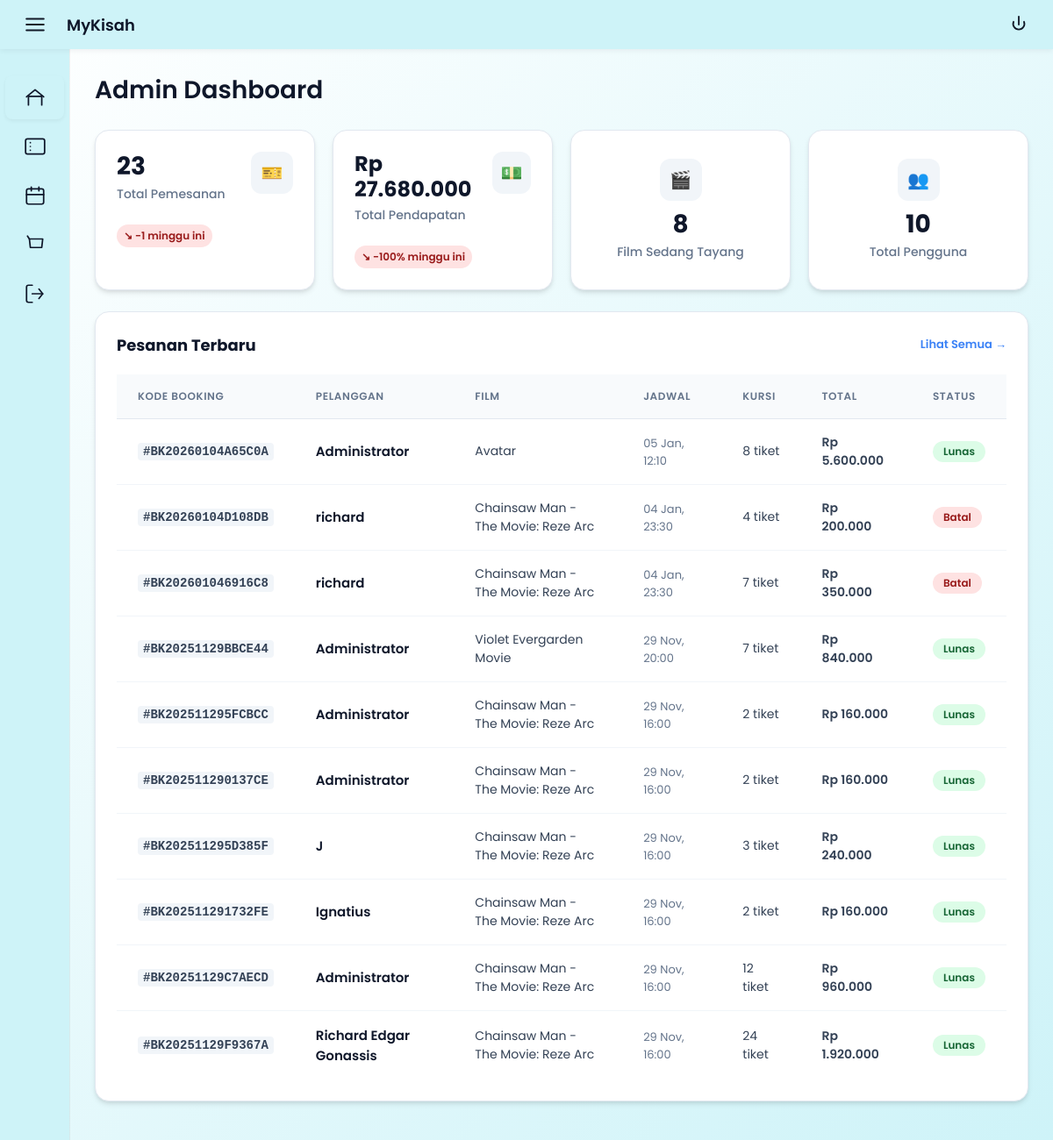
Screenshot of /MyKisah/admin/index.php (signed in) with the database file from the repository.
### tables this page shows
CREATE TABLE `bookings` (
  `booking_id` int NOT NULL,
  `user_id` int NOT NULL,
  `schedule_id` int NOT NULL,
  `booking_code` varchar(20) NOT NULL,
  `total_seats` int NOT NULL,
  `total_price` decimal(10,2) NOT NULL,
  `payment_method` enum('cash','credit_card','debit_card','e-wallet') NOT NULL,
  `payment_status` enum('pending','paid','cancelled') DEFAULT 'pending',
  `booking_date` timestamp NULL DEFAULT CURRENT_TIMESTAMP
);

CREATE TABLE `users` (
  `user_id` int NOT NULL,
  `username` varchar(50) NOT NULL,
  `email` varchar(100) NOT NULL,
  `password` varchar(255) NOT NULL,
  `full_name` varchar(100) NOT NULL,
  `phone` varchar(20) DEFAULT NULL,
  `role` enum('customer','admin') DEFAULT 'customer',
  `created_at` timestamp NULL DEFAULT CURRENT_TIMESTAMP,
  `updated_at` timestamp NULL DEFAULT CURRENT_TIMESTAMP ON UPDATE CURRENT_TIMESTAMP
);

CREATE TABLE `movies` (
  `movie_id` int NOT NULL,
  `title` varchar(200) NOT NULL,
  `description` text,
  `duration` int NOT NULL,
  `genre` varchar(100) DEFAULT NULL,
  `rating` varchar(10) DEFAULT NULL,
  `poster_url` varchar(255) DEFAULT NULL,
  `trailer_url` varchar(255) DEFAULT NULL,
  `release_date` date DEFAULT NULL,
  `status` enum('now_playing','coming_soon','archived') DEFAULT 'now_playing',
  `created_at` timestamp NULL DEFAULT CURRENT_TIMESTAMP,
  `updated_at` timestamp NULL DEFAULT CURRENT_TIMESTAMP ON UPDATE CURRENT_TIMESTAMP
);

CREATE TABLE `schedules` (
  `schedule_id` int NOT NULL,
  `movie_id` int NOT NULL,
  `hall_id` int NOT NULL,
  `show_date` date NOT NULL,
  `show_time` time NOT NULL,
  `price` decimal(10,2) NOT NULL,
  `available_seats` int NOT NULL,
  `status` enum('active','full','cancelled') DEFAULT 'active',
  `created_at` timestamp NULL DEFAULT CURRENT_TIMESTAMP
);

### MyKisah/includes/config.php (called while the page is built, shortened)
<?php
class Database {
    private $host = DB_HOST;
    private $user = DB_USER;
    private $pass = DB_PASS;
    private $dbname = DB_NAME;
    private $conn;
    private function connect() {
        $this->conn = null;
        try {
            $this->conn = new mysqli($this->host, $this->user, $this->pass, $this->dbname);
            $this->conn->set_charset("utf8mb4");
        } catch (Exception $e) {
            $this->error = $e->getMessage();
            die("Connection failed: " . $this->error);
        }
    }
    public function query($sql) {
        return $this->conn->query($sql);
    }
}
function formatPrice($price) {
    return "Rp " . number_format($price, 0, ',', '.');
}
$db = new Database();
?>

### MyKisah/admin/index.php (the view, shortened to what this page needs)
<?php
require_once '../includes/config.php';
function compute_growth_percent_display($current, $previous) {
    $current = (float)$current;
    $previous = (float)$previous;
    $diff = $current - $previous;
    $percent = ($diff / $previous) * 100;
    $sign = $percent >= 0 ? '+' : '';
    return [
        'text' => $sign . round($percent) . '%',
        'is_positive' => $percent >= 0
    ];
}
$booking_week_field = "YEARWEEK(booking_date, 1)";
$curr_bookings_sql = "
    SELECT COUNT(*) AS cnt, COALESCE(SUM(total_price), 0) AS revenue
    FROM bookings
    WHERE payment_status = 'paid' AND {$booking_week_field} = YEARWEEK(CURDATE(), 1)
";
$curr_booking_row = $db->query($curr_bookings_sql)->fetch_assoc();
$this_week_bookings = $curr_booking_row['cnt'] ?? 0;
$this_week_revenue = $curr_booking_row['revenue'] ?? 0.0;
$last_bookings_sql = "
    SELECT COUNT(*) AS cnt, COALESCE(SUM(total_price), 0) AS revenue
    FROM bookings
    WHERE payment_status = 'paid' AND {$booking_week_field} = (YEARWEEK(CURDATE(), 1) - 1)
";
$last_booking_row = $db->query($last_bookings_sql)->fetch_assoc();
$last_week_bookings = $last_booking_row['cnt'] ?? 0;
$last_week_revenue = $last_booking_row['revenue'] ?? 0.0;
$total_bookings_sql = "SELECT COUNT(*) as total FROM bookings WHERE payment_status = 'paid'";
$total_bookings = $db->query($total_bookings_sql)->fetch_assoc()['total'] ?? 0;
$total_revenue_sql = "SELECT COALESCE(SUM(total_price),0) as revenue FROM bookings WHERE payment_status = 'paid'";
$total_revenue = $db->query($total_revenue_sql)->fetch_assoc()['revenue'] ?? 0.0;
$total_movies_sql = "SELECT COUNT(*) as total FROM movies WHERE status = 'now_playing'";
$total_movies = $db->query($total_movies_sql)->fetch_assoc()['total'] ?? 0;
$total_users_sql = "SELECT COUNT(*) as total FROM users WHERE role = 'customer'";
$total_users = $db->query($total_users_sql)->fetch_assoc()['total'] ?? 0;
$growth_val = $this_week_bookings - $last_week_bookings;
$bookings_growth_text = ($growth_val >= 0 ? '+' : '') . $growth_val;
$bookings_growth_positive = $growth_val >= 0;
$revenue_growth_data = compute_growth_percent_display($this_week_revenue, $last_week_revenue);
$revenue_growth_text = is_array($revenue_growth_data) ? $revenue_growth_data['text'] : $revenue_growth_data;
$revenue_growth_positive = is_array($revenue_growth_data) ? $revenue_growth_data['is_positive'] : true;
$recent_bookings_sql = "SELECT b.*, m.title, u.full_name, s.show_date, s.show_time
    FROM bookings b
    INNER JOIN schedules s ON b.schedule_id = s.schedule_id
    INNER JOIN movies m ON s.movie_id = m.movie_id
    INNER JOIN users u ON b.user_id = u.user_id
    ORDER BY b.booking_date DESC
    LIMIT 10";
$recent_bookings = $db->query($recent_bookings_sql);
?>
<!DOCTYPE html>
<html lang="id">
<head>
</head>
<body>
  <div class="topbar" role="banner">
    <div id="hamburger" class="hamburger" aria-label="Toggle menu" title="Toggle menu">
      <svg width="26" height="26" viewBox="0 0 24 24" fill="none" xmlns="http://www.w3.org/2000/svg" aria-hidden="true">
        <path d="M3 6h18M3 12h18M3 18h18" stroke="#111827" stroke-width="2" stroke-linecap="round" stroke-linejoin="round"/>
      </svg>
    </div>
    <div class="brand" aria-label="Site name">
      <div style="display:flex;flex-direction:column;">
        <div>MyKisah</div>
      </div>
    </div>
    <div class="top-actions" role="region" aria-label="Top actions">
      <button class="logout-btn" onclick="window.location.href='../logout.php'" title="Logout (sign out)" aria-label="Logout">
      </button>
    </div>
  </div>
  <div class="layout" role="application">
    <aside id="sidebar" class="sidebar" aria-label="Main menu">
      <nav class="menu" role="navigation" aria-label="Sidebar">
        <a class="menu-item active" href="index.php">
          <svg viewBox="0 0 24 24" fill="none" xmlns="http://www.w3.org/2000/svg"><path d="M3 11.5L12 4l9 7.5" stroke="#0f172a" stroke-width="1.6" stroke-linecap="round" stroke-linejoin="round"/><path d="M5 20V11h14v9" stroke="#0f172a" stroke-width="1.6" stroke-linecap="round" stroke-linejoin="round"/></svg>
        </a>
        <a class="menu-item" href="manage-movies.php">
        </a>
        <a class="menu-item" href="manage-schedules.php">
          <svg viewBox="0 0 24 24" fill="none" xmlns="http://www.w3.org/2000/svg"><rect x="3" y="5" width="18" height="16" rx="2" stroke="#0f172a" stroke-width="1.6"/><path d="M16 3v4M8 3v4M3 11h18" stroke="#0f172a" stroke-width="1.6" stroke-linecap="round" stroke-linejoin="round"/></svg>
        </a>
        <a class="menu-item" href="manage-bookings.php">
          <svg viewBox="0 0 24 24" fill="none" xmlns="http://www.w3.org/2000/svg"><path d="M6 6h14l-1 9H7L6 6z" stroke="#0f172a" stroke-width="1.6" stroke-linecap="round" stroke-linejoin="round"/><path d="M6 6L4 3" stroke="#0f172a" stroke-width="1.6" stroke-linecap="round"/></svg>
        </a>
        <a class="menu-item" href="../index.php">
        </a>
      </nav>
      <div class="sidebar-panel" aria-hidden="true"></div>
    </aside>
    <main class="content" role="main">
      <div class="page-title">Admin Dashboard</div>
      <div class="stats-row">
          <div class="stat-box">
              <div class="stat-header">
                  <div>
                      <div class="stat-value"><?= htmlspecialchars($total_bookings) ?></div>
                      <div class="stat-label">Total Pemesanan</div>
                  </div>
                  <div class="stat-icon" style="color:#3b82f6;">🎫</div>
              </div>
              <div class="stat-growth <?= $bookings_growth_positive ? 'growth-up' : 'growth-down' ?>">
                  <?= $bookings_growth_positive ? '↗' : '↘' ?> <?= htmlspecialchars($bookings_growth_text) ?> minggu ini
              </div>
          </div>
          <div class="stat-box">
              <div class="stat-header">
                  <div>
                      <div class="stat-value" style="font-size:24px;"><?= formatPrice($total_revenue) ?></div>
                      <div class="stat-label">Total Pendapatan</div>
                  </div>
                  <div class="stat-icon" style="color:#10b981;">💵</div>
              </div>
              <div class="stat-growth <?= $revenue_growth_positive ? 'growth-up' : 'growth-down' ?>">
                  <?= $revenue_growth_positive ? '↗' : '↘' ?> <?= htmlspecialchars($revenue_growth_text) ?> minggu ini
              </div>
          </div>
          <div class="stat-box" style="align-items:center; text-align:center; justify-content:center;">
              <div class="stat-icon" style="color:#f59e0b; margin-bottom:10px;">🎬</div>
              <div class="stat-value"><?= htmlspecialchars($total_movies) ?></div>
              <div class="stat-label">Film Sedang Tayang</div>
          </div>
          <div class="stat-box" style="align-items:center; text-align:center; justify-content:center;">
              <div class="stat-icon" style="color:#6366f1; margin-bottom:10px;">👥</div>
              <div class="stat-value"><?= htmlspecialchars($total_users) ?></div>
              <div class="stat-label">Total Pengguna</div>
          </div>
      </div>
      <div class="card">
        <div class="card-header">
            <h3 class="card-title">Pesanan Terbaru</h3>
            <a href="manage-bookings.php" style="color:#3b82f6; font-size:13px; font-weight:600; text-decoration:none;">Lihat Semua &rarr;</a>
        </div>
        <div class="table-responsive">
          <table role="table">
            <thead>
              <tr>
                <th>Kode Booking</th>
                <th>Pelanggan</th>
                <th>Film</th>
                <th>Jadwal</th>
                <th>Kursi</th>
                <th>Total</th>
                <th>Status</th>
              </tr>
            </thead>
            <tbody>
              <?php if ($recent_bookings && $recent_bookings->num_rows > 0): ?>
                <?php while ($b = $recent_bookings->fetch_assoc()): ?>
                  <tr>
                    <td><span class="text-code">#<?= htmlspecialchars($b['booking_code']) ?></span></td>
                    <td>
                        <div class="text-primary-bold"><?= htmlspecialchars($b['full_name']) ?></div>
                    </td>
                    <td><?= htmlspecialchars($b['title']) ?></td>
                    <td>
                        <div class="text-secondary">
                            <?= date('d M', strtotime($b['show_date'])) ?>, <?= date('H:i', strtotime($b['show_time'])) ?>
                        </div>
                    </td>
                    <td><?= htmlspecialchars($b['total_seats']) ?> tiket</td>
                    <td><span style="font-weight:600;"><?= formatPrice($b['total_price']) ?></span></td>
                    <td>
                      <?php if ($b['payment_status'] === 'paid'): ?>
                        <span class="badge badge-success">Lunas</span>
                      <?php elseif ($b['payment_status'] === 'pending'): ?>
                        <span class="badge badge-warning">Pending</span>
                      <?php else: ?>
                        <span class="badge badge-danger">Batal</span>
                      <?php endif; ?>
                    </td>
                  </tr>
                <?php endwhile; ?>
              <?php else: ?>
                <tr>
                  <td colspan="7" style="text-align:center;color:#94a3b8;padding:32px;">Belum ada pesanan terbaru.</td>
                </tr>
              <?php endif; ?>
            </tbody>
          </table>
        </div>
      </div>
    </main>
  </div>
</body>
</html>

### rows the page displays
bookings: booking_code "BK20260104A65C0A", user.full_name "Administrator", movies.title "Avatar", schedule.show_date "05 Jan", schedule.show_time "12:10", total_seats "8", total_price "Rp 5.600.000", payment_status "Lunas"
bookings: booking_code "BK20260104D108DB", user.full_name "richard", movies.title "Chainsaw Man - The Movie: Reze Arc", schedule.show_date "04 Jan", schedule.show_time "23:30", total_seats "4", total_price "Rp 200.000", payment_status "Batal"
bookings: booking_code "BK202601046916C8", user.full_name "richard", movies.title "Chainsaw Man - The Movie: Reze Arc", schedule.show_date "04 Jan", schedule.show_time "23:30", total_seats "7", total_price "Rp 350.000", payment_status "Batal"
bookings: booking_code "BK20251129BBCE44", user.full_name "Administrator", movies.title "Violet Evergarden Movie", schedule.show_date "29 Nov", schedule.show_time "20:00", total_seats "7", total_price "Rp 840.000", payment_status "Lunas"
bookings: booking_code "BK202511295FCBCC", user.full_name "Administrator", movies.title "Chainsaw Man - The Movie: Reze Arc", schedule.show_date "29 Nov", schedule.show_time "16:00", total_seats "2", total_price "Rp 160.000", payment_status "Lunas"
bookings: booking_code "BK202511290137CE", user.full_name "Administrator", movies.title "Chainsaw Man - The Movie: Reze Arc", schedule.show_date "29 Nov", schedule.show_time "16:00", total_seats "2", total_price "Rp 160.000", payment_status "Lunas"
bookings: booking_code "BK202511295D385F", user.full_name "J", movies.title "Chainsaw Man - The Movie: Reze Arc", schedule.show_date "29 Nov", schedule.show_time "16:00", total_seats "3", total_price "Rp 240.000", payment_status "Lunas"
bookings: booking_code "BK202511291732FE", user.full_name "Ignatius", movies.title "Chainsaw Man - The Movie: Reze Arc", schedule.show_date "29 Nov", schedule.show_time "16:00", total_seats "2", total_price "Rp 160.000", payment_status "Lunas"
bookings: booking_code "BK20251129C7AECD", user.full_name "Administrator", movies.title "Chainsaw Man - The Movie: Reze Arc", schedule.show_date "29 Nov", schedule.show_time "16:00", total_seats "12", total_price "Rp 960.000", payment_status "Lunas"
bookings: booking_code "BK20251129F9367A", user.full_name "Richard Edgar Gonassis", movies.title "Chainsaw Man - The Movie: Reze Arc", schedule.show_date "29 Nov", schedule.show_time "16:00", total_seats "24", total_price "Rp 1.920.000", payment_status "Lunas"

### other values shown
$total_bookings "23"
$bookings_growth_text "-1"
formatPrice($total_revenue) "Rp 27.680.000"
$revenue_growth_text "-100%"
$total_movies "8"
$total_users "10"
